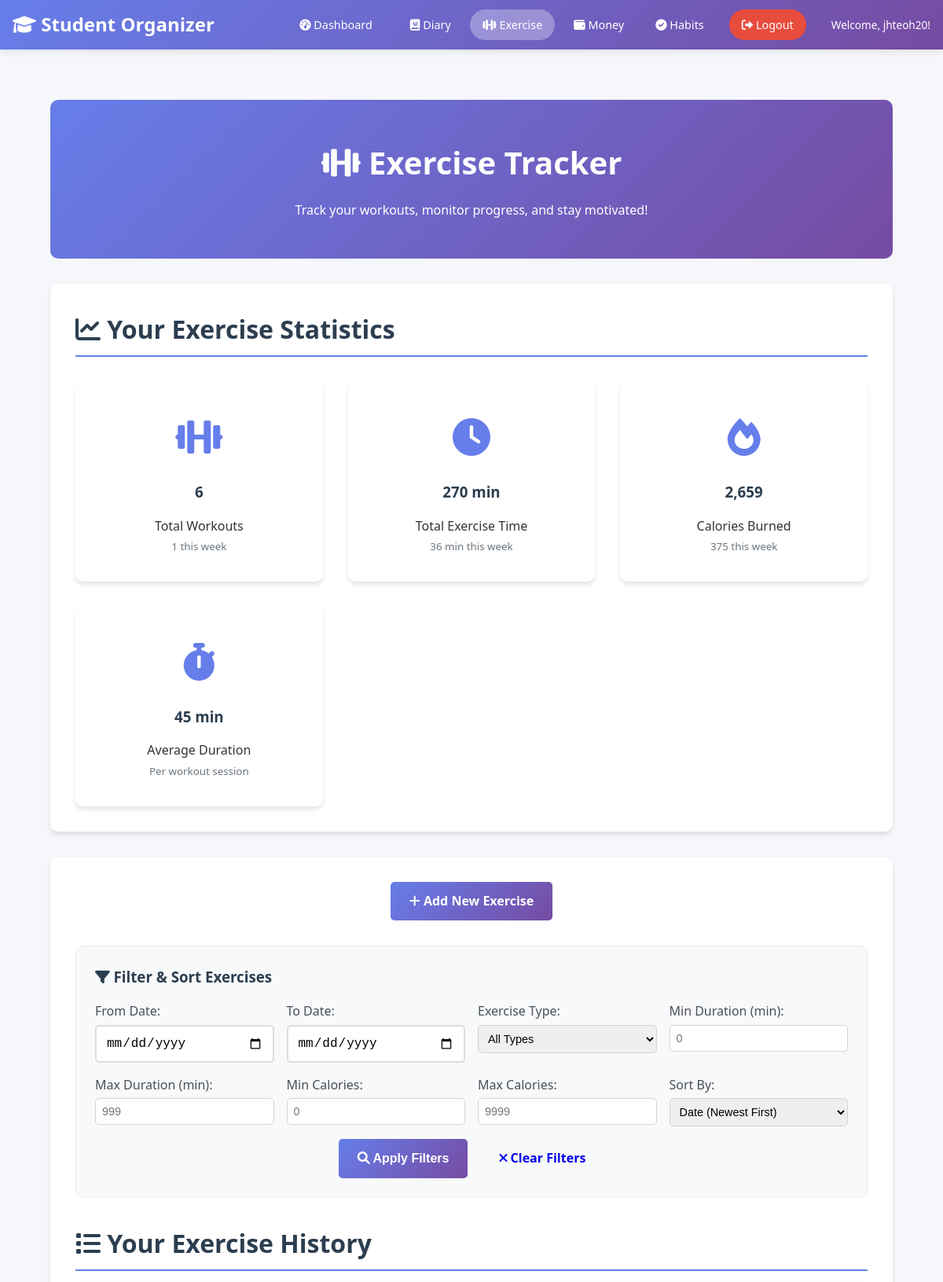
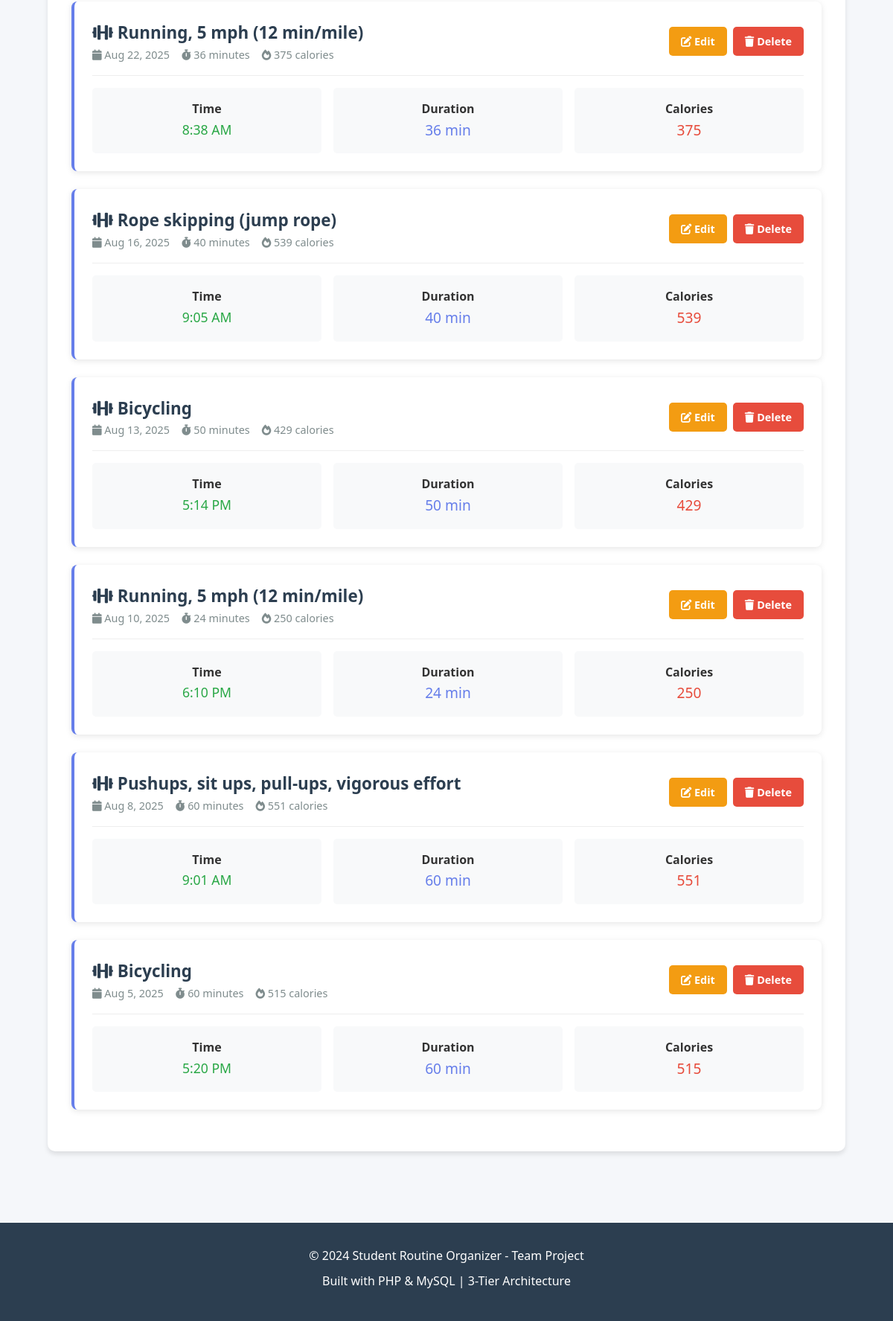
Page /exercises/index.php (signed in) on the committed database (2 pictures, top to bottom).
### tables this page shows
CREATE TABLE `exercise_tracker` (
  `exercise_id` int(11) NOT NULL,
  `user_id` int(11) NOT NULL,
  `exercise_ref_id` int(11) DEFAULT NULL,
  `exercise_type` varchar(100) NOT NULL,
  `duration_minutes` int(11) NOT NULL,
  `calories_burned` int(11) DEFAULT NULL,
  `exercise_date` date NOT NULL,
  `created_at` timestamp NOT NULL DEFAULT current_timestamp(),
  `updated_at` timestamp NOT NULL DEFAULT current_timestamp() ON UPDATE current_timestamp(),
  `exercise_time` time DEFAULT NULL,
  `notes` text DEFAULT NULL
);

### exercises/index.php (the view, shortened to what this page needs)
<?php
try {
    $db = new Database();
    $conn = $db->getConnection();
    $date_from = $_GET['date_from'] ?? '';
    $date_to = $_GET['date_to'] ?? '';
    $exercise_type_filter = $_GET['exercise_type'] ?? '';
    $min_duration = $_GET['min_duration'] ?? '';
    $max_duration = $_GET['max_duration'] ?? '';
    $min_calories = $_GET['min_calories'] ?? '';
    $max_calories = $_GET['max_calories'] ?? '';
    $sort_by = $_GET['sort_by'] ?? 'date_desc';
    $where_conditions = ["user_id = ?"];
    $params = [$_SESSION['user_id']];
    $order_by = "ORDER BY exercise_date DESC, created_at DESC";
    switch($sort_by) {
        case 'date_desc':
            $order_by = "ORDER BY exercise_date DESC, created_at DESC";
            break;
    }
    $where_clause = implode(' AND ', $where_conditions);
    $stmt = $conn->prepare("
        SELECT exercise_id, exercise_type, duration_minutes, calories_burned, exercise_date, created_at,
               exercise_time, notes
        FROM exercise_tracker
        WHERE $where_clause
        $order_by
    ");
    $stmt->execute($params);
    $exercises = $stmt->fetchAll(PDO::FETCH_ASSOC);
    $stmt = $conn->prepare("
        SELECT
            COUNT(*) as total_exercises,
            SUM(duration_minutes) as total_minutes,
            SUM(calories_burned) as total_calories,
            AVG(duration_minutes) as avg_duration
        FROM exercise_tracker
        WHERE user_id = ?
    ");
    $stmt->execute([$_SESSION['user_id']]);
    $stats = $stmt->fetch(PDO::FETCH_ASSOC);
    $stmt = $conn->prepare("
        SELECT
            COUNT(*) as week_exercises,
            SUM(duration_minutes) as week_minutes,
            SUM(calories_burned) as week_calories
        FROM exercise_tracker
        WHERE user_id = ? AND exercise_date >= DATE_SUB(CURDATE(), INTERVAL 7 DAY)
    ");
    $stmt->execute([$_SESSION['user_id']]);
    $week_stats = $stmt->fetch(PDO::FETCH_ASSOC);
} catch(Exception $e) {
    $error = "Error loading exercises: " . $e->getMessage();
}
?>
<!DOCTYPE html>
<html lang="en">
<head>
    <link rel="stylesheet" href="../css/style.css">
    <link href="https://cdnjs.cloudflare.com/ajax/libs/font-awesome/6.0.0/css/all.min.css" rel="stylesheet">
</head>
<body>
    <?php include '../includes/header.php'; ?>
    <main class="main-content">
        <div class="welcome-section">
            <h1><i class="fas fa-dumbbell"></i> Exercise Tracker</h1>
            <p>Track your workouts, monitor progress, and stay motivated!</p>
        </div>
        <div class="container">
            <h2><i class="fas fa-chart-line"></i> Your Exercise Statistics</h2>
            <div class="feature-grid">
                <div class="feature-card">
                    <div class="feature-icon"><i class="fas fa-dumbbell"></i></div>
                    <h3><?php echo $stats['total_exercises'] ?? 0; ?></h3>
                    <p>Total Workouts</p>
                    <small class="text-muted"><?php echo $week_stats['week_exercises'] ?? 0; ?> this week</small>
                </div>
                <div class="feature-card">
                    <div class="feature-icon"><i class="fas fa-clock"></i></div>
                    <h3><?php echo number_format($stats['total_minutes'] ?? 0); ?> min</h3>
                    <p>Total Exercise Time</p>
                    <small class="text-muted"><?php echo $week_stats['week_minutes'] ?? 0; ?> min this week</small>
                </div>
                <div class="feature-card">
                    <div class="feature-icon"><i class="fas fa-fire"></i></div>
                    <h3><?php echo number_format($stats['total_calories'] ?? 0); ?></h3>
                    <p>Calories Burned</p>
                    <small class="text-muted"><?php echo number_format($week_stats['week_calories'] ?? 0); ?> this week</small>
                </div>
                <div class="feature-card">
                    <div class="feature-icon"><i class="fas fa-stopwatch"></i></div>
                    <h3><?php echo round($stats['avg_duration'] ?? 0); ?> min</h3>
                    <p>Average Duration</p>
                    <small class="text-muted">Per workout session</small>
                </div>
            </div>
        </div>
        <div class="container">
            <div style="text-align: center; margin-bottom: 2rem;">
                <a href="add_exercise.php" class="btn btn-primary">
                    <i class="fas fa-plus"></i> Add New Exercise
                </a>
            </div>
            <div class="filter-section">
                <h3><i class="fas fa-filter"></i> Filter & Sort Exercises</h3>
                <form method="GET" action="">
                    <div class="filter-grid">
                        <div class="filter-group">
                            <label for="date_from">From Date:</label>
                            <input type="date" id="date_from" name="date_from" value="<?php echo htmlspecialchars($date_from); ?>">
                        </div>
                        <div class="filter-group">
                            <label for="date_to">To Date:</label>
                            <input type="date" id="date_to" name="date_to" value="<?php echo htmlspecialchars($date_to); ?>">
                        </div>
                        <div class="filter-group">
                            <label for="exercise_type">Exercise Type:</label>
                            <select id="exercise_type" name="exercise_type">
                                <option value="">All Types</option>
                            </select>
                        </div>
                        <div class="filter-group">
                            <label for="min_duration">Min Duration (min):</label>
                            <input type="number" id="min_duration" name="min_duration" min="0"
                                   value="<?php echo htmlspecialchars($min_duration); ?>" placeholder="0">
                        </div>
                        <div class="filter-group">
                            <label for="max_duration">Max Duration (min):</label>
                            <input type="number" id="max_duration" name="max_duration" min="0"
                                   value="<?php echo htmlspecialchars($max_duration); ?>" placeholder="999">
                        </div>
                        <div class="filter-group">
                            <label for="min_calories">Min Calories:</label>
                            <input type="number" id="min_calories" name="min_calories" min="0"
                                   value="<?php echo htmlspecialchars($min_calories); ?>" placeholder="0">
                        </div>
                        <div class="filter-group">
                            <label for="max_calories">Max Calories:</label>
                            <input type="number" id="max_calories" name="max_calories" min="0"
                                   value="<?php echo htmlspecialchars($max_calories); ?>" placeholder="9999">
                        </div>
                        <div class="filter-group">
                            <label for="sort_by">Sort By:</label>
                            <select id="sort_by" name="sort_by">
                                <option value="date_desc" <?php echo ($sort_by == 'date_desc') ? 'selected' : ''; ?>>Date (Newest First)</option>
                            </select>
                        </div>
                    </div>
                    <div class="filter-actions">
                        <button type="submit" class="btn btn-primary">
                            <i class="fas fa-search"></i> Apply Filters
                        </button>
                        <a href="?" class="btn btn-secondary">
                            <i class="fas fa-times"></i> Clear Filters
                        </a>
                    </div>
                </form>
            </div>
            <h2><i class="fas fa-list"></i> Your Exercise History</h2>
            <?php if(empty($exercises)): ?>
                <div class="card" style="text-align: center; padding: 3rem;">
                    <div class="feature-icon"><i class="fas fa-dumbbell"></i></div>
                    <?php if(!empty($date_from) || !empty($date_to) || !empty($exercise_type_filter) ||
                             !empty($min_duration) || !empty($max_duration) || !empty($min_calories) || !empty($max_calories)): ?>
                        <h3>No exercises found matching your filters!</h3>
                        <p>Try adjusting your filter criteria or clear all filters to see all exercises.</p>
                        <a href="?" class="btn btn-secondary" style="margin-top: 1rem;">
                            <i class="fas fa-times"></i> Clear All Filters
                        </a>
                    <?php else: ?>
                        <h3>No exercises recorded yet!</h3>
                        <p>Start tracking your workouts to monitor your fitness progress.</p>
                        <a href="add_exercise.php" class="btn btn-primary" style="margin-top: 1rem;">
                            <i class="fas fa-plus"></i> Add Your First Exercise
                        </a>
                    <?php endif; ?>
                </div>
            <?php else: ?>
                <?php foreach($exercises as $exercise): ?>
                    <div class="entry-card">
                        <div class="entry-header">
                            <div>
                                <h3 class="entry-title">
                                    <i class="fas fa-dumbbell"></i> <?php echo htmlspecialchars($exercise['exercise_type']); ?>
                                </h3>
                                <div class="entry-meta">
                                    <span><i class="fas fa-calendar"></i> <?php echo date('M j, Y', strtotime($exercise['exercise_date'])); ?></span>
                                    <span><i class="fas fa-stopwatch"></i> <?php echo $exercise['duration_minutes']; ?> minutes</span>
                                    <?php if($exercise['calories_burned']): ?>
                                        <span><i class="fas fa-fire"></i> <?php echo $exercise['calories_burned']; ?> calories</span>
                                    <?php endif; ?>
                                </div>
                            </div>
                            <div class="entry-actions">
                                <a href="edit_exercise.php?id=<?php echo $exercise['exercise_id']; ?>" class="btn btn-warning btn-small">
                                    <i class="fas fa-edit"></i> Edit
                                </a>
                                <a href="delete_exercise.php?id=<?php echo $exercise['exercise_id']; ?>"
                                   class="btn btn-danger btn-small"
                                   onclick="return confirm('Are you sure you want to delete this exercise record?')">
                                    <i class="fas fa-trash"></i> Delete
                                </a>
                            </div>
                        </div>
                        <div class="exercise-details">
                            <div style="display: grid; grid-template-columns: repeat(auto-fit, minmax(150px, 1fr)); gap: 1rem; margin-top: 1rem;">
                                <?php if($exercise['exercise_time']): ?>
                                <div style="background: #f8f9fa; padding: 1rem; border-radius: 5px; text-align: center;">
                                    <strong>Time</strong><br>
                                    <span style="color: #28a745; font-size: 1.1rem;"><?php echo date('g:i A', strtotime($exercise['exercise_time'])); ?></span>
                                </div>
                                <?php endif; ?>
                                <div style="background: #f8f9fa; padding: 1rem; border-radius: 5px; text-align: center;">
                                    <strong>Duration</strong><br>
                                    <span style="color: #667eea; font-size: 1.2rem;"><?php echo $exercise['duration_minutes']; ?> min</span>
                                </div>
                                <?php if($exercise['calories_burned']): ?>
                                <div style="background: #f8f9fa; padding: 1rem; border-radius: 5px; text-align: center;">
                                    <strong>Calories</strong><br>
                                    <span style="color: #e74c3c; font-size: 1.2rem;"><?php echo $exercise['calories_burned']; ?></span>
                                </div>
                                <?php endif; ?>
                            </div>
                        </div>
                    </div>
                <?php endforeach; ?>
            <?php endif; ?>
        </div>
    </main>
    <?php include '../includes/footer.php'; ?>
</body>
</html>

### css/style.css (style rules this page uses)
* { margin: 0; padding: 0; box-sizing: border-box; }
body { font-family: 'Segoe UI', Tahoma, Geneva, Verdana, sans-serif; line-height: 1.6; color: #333; background-color: #f5f7fa; min-height: 100vh; display: flex; flex-direction: column; }
.main-content { flex: 1; max-width: 1200px; margin: 0 auto; padding: 2rem; width: 100%; }
.container { background: white; border-radius: 10px; box-shadow: 0 4px 6px rgba(0,0,0,0.1); padding: 2rem; margin-bottom: 2rem; }
h1, h2, h3 { color: #2c3e50; margin-bottom: 1rem; }
h1 { font-size: 2.5rem; text-align: center; }
h2 { font-size: 2rem; border-bottom: 2px solid #667eea; padding-bottom: 0.5rem; }
label { display: block; margin-bottom: 0.5rem; font-weight: 600; color: #555; }
input[type="text"], input[type="email"], input[type="password"], input[type="date"], select, textarea { width: 100%; padding: 0.75rem; border: 2px solid #ddd; border-radius: 5px; font-size: 1rem; transition: border-color 0.3s; }
.btn { display: inline-block; padding: 0.75rem 1.5rem; border: none; border-radius: 5px; cursor: pointer; text-decoration: none; font-size: 1rem; font-weight: 600; transition: all 0.3s; text-align: center; }
.btn-primary { background: linear-gradient(135deg, #667eea 0%, #764ba2 100%); color: white; }
.btn-warning { background-color: #f39c12; color: white; }
.btn-danger { background-color: #e74c3c; color: white; }
.btn-small { padding: 0.5rem 1rem; font-size: 0.9rem; }
.entry-card { background: white; border-radius: 8px; box-shadow: 0 2px 8px rgba(0,0,0,0.1); padding: 1.5rem; margin-bottom: 1.5rem; border-left: 4px solid #667eea; }
.entry-header { display: flex; justify-content: space-between; align-items: center; margin-bottom: 1rem; border-bottom: 1px solid #eee; padding-bottom: 1rem; }
.entry-title { font-size: 1.4rem; color: #2c3e50; margin: 0; }
.entry-meta { display: flex; gap: 1rem; align-items: center; font-size: 0.9rem; color: #7f8c8d; }
.entry-actions { display: flex; gap: 0.5rem; }
.welcome-section { text-align: center; padding: 3rem 2rem; background: linear-gradient(135deg, #667eea 0%, #764ba2 100%); color: white; border-radius: 10px; margin-bottom: 2rem; }
.welcome-section h1 { color: white; margin-bottom: 1rem; }
.feature-grid { display: grid; grid-template-columns: repeat(auto-fit, minmax(300px, 1fr)); gap: 2rem; margin-top: 2rem; }
.feature-card { background: white; padding: 2rem; border-radius: 10px; text-align: center; box-shadow: 0 4px 6px rgba(0,0,0,0.1); }
.feature-icon { font-size: 3rem; color: #667eea; margin-bottom: 1rem; }
.text-muted { color: #6c757d; }

### exercises/index.php (style rules this page uses)
.filter-section { background: #f8f9fa; padding: 1.5rem; border-radius: 10px; margin-bottom: 2rem; border: 1px solid #e9ecef; }
.filter-grid { display: grid; grid-template-columns: repeat(auto-fit, minmax(200px, 1fr)); gap: 1rem; margin-bottom: 1rem; }
.filter-group { display: flex; flex-direction: column; }
.filter-group label { margin-bottom: 0.25rem; font-weight: 500; color: #495057; }
.filter-group input, .filter-group select { padding: 0.5rem; border: 1px solid #ced4da; border-radius: 5px; font-size: 0.9rem; }
.filter-actions { display: flex; gap: 1rem; justify-content: center; margin-top: 1rem; }

### rows in the picture
exercise_tracker: exercise_type "Running, 5 mph (12 min/mile)", exercise_date "Aug 22, 2025", duration_minutes "36", calories_burned "375", exercise_time "8:38 AM"
exercise_tracker: exercise_type "Rope skipping (jump rope)", exercise_date "Aug 16, 2025", duration_minutes "40", calories_burned "539", exercise_time "9:05 AM"
exercise_tracker: exercise_type "Bicycling", exercise_date "Aug 13, 2025", duration_minutes "50", calories_burned "429", exercise_time "5:14 PM"
exercise_tracker: exercise_type "Running, 5 mph (12 min/mile)", exercise_date "Aug 10, 2025", duration_minutes "24", calories_burned "250", exercise_time "6:10 PM"
exercise_tracker: exercise_type "Pushups, sit ups, pull-ups, vigorous effort", exercise_date "Aug 8, 2025", duration_minutes "60", calories_burned "551", exercise_time "9:01 AM"
exercise_tracker: exercise_type "Bicycling", exercise_date "Aug 5, 2025", duration_minutes "60", calories_burned "515", exercise_time "5:20 PM"

### other values in the picture
$_SESSION['username'] "jhteoh20"
$stats['total_exercises'] "6"
$week_stats['week_exercises'] "1"
$stats['total_minutes'] "270"
$week_stats['week_minutes'] "36"
$stats['total_calories'] "2,659"
$week_stats['week_calories'] "375"
$stats['avg_duration'] "45"
